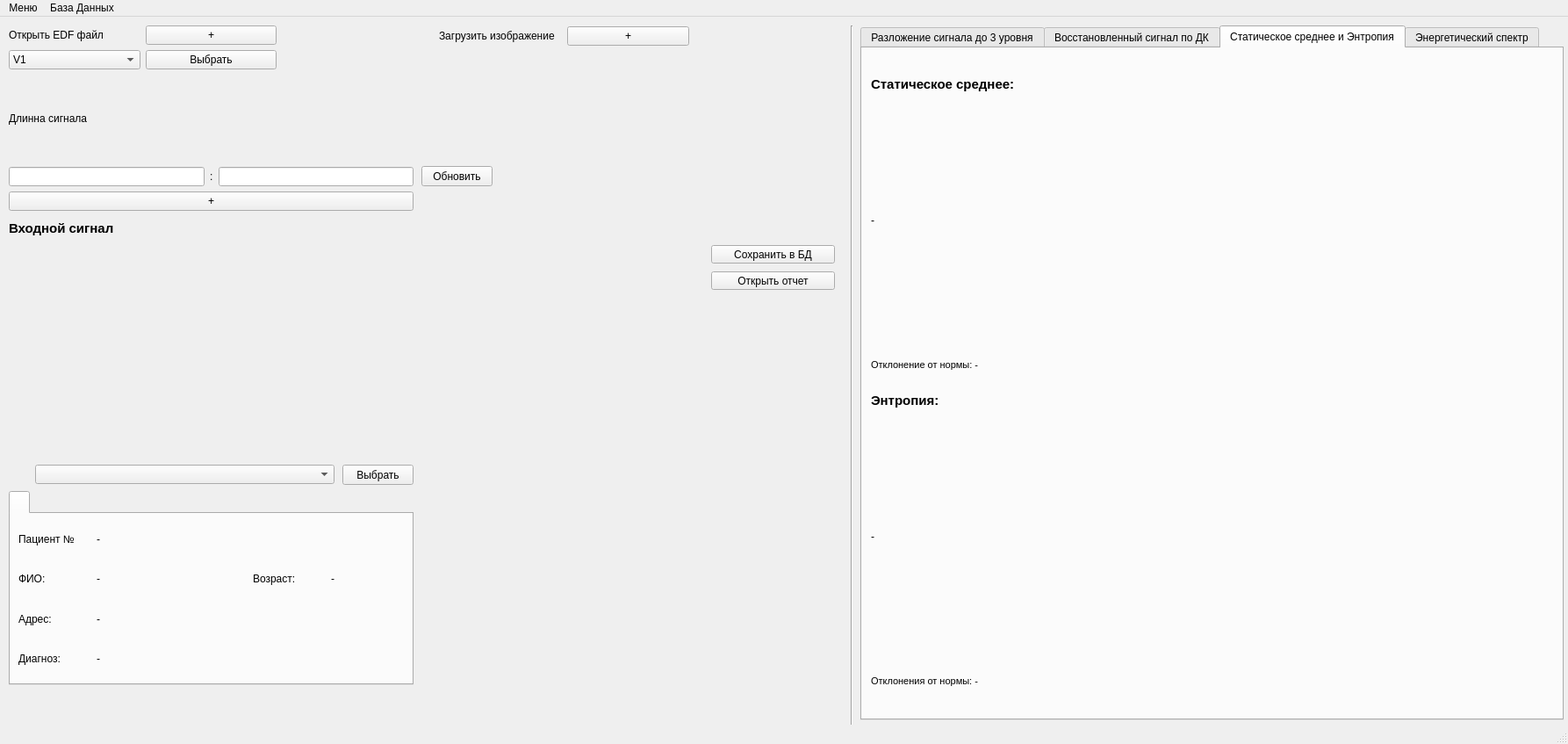
<?xml version="1.0" encoding="UTF-8"?>
<ui version="4.0">
 <class>MainWindow</class>
 <widget class="QMainWindow" name="MainWindow">
  <property name="geometry">
   <rect>
    <x>0</x>
    <y>0</y>
    <width>1786</width>
    <height>847</height>
   </rect>
  </property>
  <property name="windowTitle">
   <string>MainWindow</string>
  </property>
  <widget class="QWidget" name="centralwidget">
   <widget class="Line" name="line">
    <property name="geometry">
     <rect>
      <x>960</x>
      <y>10</y>
      <width>20</width>
      <height>881</height>
     </rect>
    </property>
    <property name="orientation">
     <enum>Qt::Vertical</enum>
    </property>
   </widget>
   <widget class="QWidget" name="layoutWidget">
    <property name="geometry">
     <rect>
      <x>10</x>
      <y>10</y>
      <width>461</width>
      <height>211</height>
     </rect>
    </property>
    <layout class="QVBoxLayout" name="verticalLayout">
     <item>
      <layout class="QGridLayout" name="gridLayout">
       <item row="0" column="0">
        <widget class="QLabel" name="label">
         <property name="text">
          <string>Открыть EDF файл</string>
         </property>
        </widget>
       </item>
       <item row="1" column="0">
        <widget class="QComboBox" name="comboBox">
         <item>
          <property name="text">
           <string>V1</string>
          </property>
         </item>
         <item>
          <property name="text">
           <string>V2</string>
          </property>
         </item>
         <item>
          <property name="text">
           <string>V3</string>
          </property>
         </item>
         <item>
          <property name="text">
           <string>VR</string>
          </property>
         </item>
         <item>
          <property name="text">
           <string>VL</string>
          </property>
         </item>
         <item>
          <property name="text">
           <string>VF</string>
          </property>
         </item>
        </widget>
       </item>
       <item row="0" column="1">
        <widget class="QPushButton" name="pushButton">
         <property name="text">
          <string>+</string>
         </property>
        </widget>
       </item>
       <item row="0" column="2">
        <widget class="QLabel" name="label_4">
         <property name="text">
          <string/>
         </property>
        </widget>
       </item>
       <item row="1" column="1">
        <widget class="QPushButton" name="pushButton_7">
         <property name="text">
          <string>Выбрать</string>
         </property>
        </widget>
       </item>
      </layout>
     </item>
     <item>
      <layout class="QGridLayout" name="gridLayout_2">
       <item row="1" column="2">
        <widget class="QLineEdit" name="lineEdit_2"/>
       </item>
       <item row="1" column="1">
        <widget class="QLabel" name="label_3">
         <property name="text">
          <string>:</string>
         </property>
        </widget>
       </item>
       <item row="1" column="0">
        <widget class="QLineEdit" name="lineEdit"/>
       </item>
       <item row="0" column="0">
        <widget class="QLabel" name="label_2">
         <property name="text">
          <string>Длинна сигнала</string>
         </property>
        </widget>
       </item>
      </layout>
     </item>
     <item>
      <widget class="QPushButton" name="pushButton_3">
       <property name="text">
        <string>+</string>
       </property>
      </widget>
     </item>
    </layout>
   </widget>
   <widget class="QPushButton" name="pushButton_4">
    <property name="geometry">
     <rect>
      <x>480</x>
      <y>170</y>
      <width>81</width>
      <height>23</height>
     </rect>
    </property>
    <property name="text">
     <string>Обновить</string>
    </property>
   </widget>
   <widget class="QTabWidget" name="tabWidget">
    <property name="geometry">
     <rect>
      <x>980</x>
      <y>10</y>
      <width>801</width>
      <height>791</height>
     </rect>
    </property>
    <property name="currentIndex">
     <number>2</number>
    </property>
    <widget class="QWidget" name="tab">
     <attribute name="title">
      <string>Разложение сигнала до 3 уровня</string>
     </attribute>
     <widget class="PlotWidget" name="widget" native="true">
      <property name="geometry">
       <rect>
        <x>10</x>
        <y>40</y>
        <width>779</width>
        <height>171</height>
       </rect>
      </property>
     </widget>
     <widget class="QLabel" name="label_7">
      <property name="geometry">
       <rect>
        <x>10</x>
        <y>10</y>
        <width>781</width>
        <height>21</height>
       </rect>
      </property>
      <property name="font">
       <font>
        <pointsize>11</pointsize>
        <weight>75</weight>
        <bold>true</bold>
       </font>
      </property>
      <property name="text">
       <string>Разложение сигнала до уровня 1</string>
      </property>
     </widget>
     <widget class="QLabel" name="label_8">
      <property name="geometry">
       <rect>
        <x>10</x>
        <y>220</y>
        <width>781</width>
        <height>21</height>
       </rect>
      </property>
      <property name="font">
       <font>
        <pointsize>11</pointsize>
        <weight>75</weight>
        <bold>true</bold>
       </font>
      </property>
      <property name="text">
       <string>Разложение сигнала до уровня 2</string>
      </property>
     </widget>
     <widget class="PlotWidget" name="widget_2" native="true">
      <property name="geometry">
       <rect>
        <x>10</x>
        <y>250</y>
        <width>779</width>
        <height>171</height>
       </rect>
      </property>
     </widget>
     <widget class="PlotWidget" name="widget_3" native="true">
      <property name="geometry">
       <rect>
        <x>10</x>
        <y>460</y>
        <width>779</width>
        <height>171</height>
       </rect>
      </property>
     </widget>
     <widget class="QLabel" name="label_9">
      <property name="geometry">
       <rect>
        <x>10</x>
        <y>430</y>
        <width>781</width>
        <height>21</height>
       </rect>
      </property>
      <property name="font">
       <font>
        <pointsize>11</pointsize>
        <weight>75</weight>
        <bold>true</bold>
       </font>
      </property>
      <property name="text">
       <string>Разложение сигнала до уровня 3</string>
      </property>
     </widget>
    </widget>
    <widget class="QWidget" name="tab_2">
     <attribute name="title">
      <string>Восстановленный сигнал по ДК</string>
     </attribute>
     <widget class="PlotWidget" name="widget_5" native="true">
      <property name="geometry">
       <rect>
        <x>10</x>
        <y>40</y>
        <width>779</width>
        <height>171</height>
       </rect>
      </property>
     </widget>
     <widget class="QLabel" name="label_10">
      <property name="geometry">
       <rect>
        <x>10</x>
        <y>10</y>
        <width>781</width>
        <height>21</height>
       </rect>
      </property>
      <property name="font">
       <font>
        <pointsize>11</pointsize>
        <weight>75</weight>
        <bold>true</bold>
       </font>
      </property>
      <property name="text">
       <string>Восстановленный сигнал по детализирующим коэфициентам на частоте:</string>
      </property>
     </widget>
     <widget class="QLabel" name="label_11">
      <property name="geometry">
       <rect>
        <x>10</x>
        <y>220</y>
        <width>781</width>
        <height>21</height>
       </rect>
      </property>
      <property name="font">
       <font>
        <pointsize>11</pointsize>
        <weight>75</weight>
        <bold>true</bold>
       </font>
      </property>
      <property name="text">
       <string>Восстановленный сигнал по детализирующим коэфициентам на частоте:</string>
      </property>
     </widget>
     <widget class="PlotWidget" name="widget_6" native="true">
      <property name="geometry">
       <rect>
        <x>10</x>
        <y>250</y>
        <width>779</width>
        <height>171</height>
       </rect>
      </property>
     </widget>
     <widget class="PlotWidget" name="widget_7" native="true">
      <property name="geometry">
       <rect>
        <x>10</x>
        <y>460</y>
        <width>779</width>
        <height>171</height>
       </rect>
      </property>
     </widget>
     <widget class="QLabel" name="label_12">
      <property name="geometry">
       <rect>
        <x>10</x>
        <y>430</y>
        <width>781</width>
        <height>21</height>
       </rect>
      </property>
      <property name="font">
       <font>
        <pointsize>11</pointsize>
        <weight>75</weight>
        <bold>true</bold>
       </font>
      </property>
      <property name="text">
       <string>Восстановленный сигнал по детализирующим коэфициентам на частоте:</string>
      </property>
     </widget>
    </widget>
    <widget class="QWidget" name="tab_3">
     <attribute name="title">
      <string>Статическое среднее и Энтропия</string>
     </attribute>
     <widget class="QLabel" name="label_13">
      <property name="geometry">
       <rect>
        <x>10</x>
        <y>30</y>
        <width>271</width>
        <height>21</height>
       </rect>
      </property>
      <property name="font">
       <font>
        <pointsize>11</pointsize>
        <weight>75</weight>
        <bold>true</bold>
       </font>
      </property>
      <property name="text">
       <string>Статическое среднее:</string>
      </property>
     </widget>
     <widget class="QLabel" name="label_14">
      <property name="geometry">
       <rect>
        <x>10</x>
        <y>390</y>
        <width>271</width>
        <height>21</height>
       </rect>
      </property>
      <property name="font">
       <font>
        <pointsize>11</pointsize>
        <weight>75</weight>
        <bold>true</bold>
       </font>
      </property>
      <property name="text">
       <string>Энтропия:</string>
      </property>
     </widget>
     <widget class="QLabel" name="label_15">
      <property name="geometry">
       <rect>
        <x>10</x>
        <y>60</y>
        <width>771</width>
        <height>271</height>
       </rect>
      </property>
      <property name="text">
       <string>-</string>
      </property>
     </widget>
     <widget class="QLabel" name="label_16">
      <property name="geometry">
       <rect>
        <x>10</x>
        <y>420</y>
        <width>771</width>
        <height>271</height>
       </rect>
      </property>
      <property name="text">
       <string>-</string>
      </property>
     </widget>
     <widget class="QLabel" name="label_29">
      <property name="geometry">
       <rect>
        <x>10</x>
        <y>340</y>
        <width>771</width>
        <height>41</height>
       </rect>
      </property>
      <property name="font">
       <font>
        <pointsize>8</pointsize>
        <weight>50</weight>
        <bold>false</bold>
       </font>
      </property>
      <property name="text">
       <string>Отклонение от нормы: -</string>
      </property>
     </widget>
     <widget class="QLabel" name="label_30">
      <property name="geometry">
       <rect>
        <x>10</x>
        <y>700</y>
        <width>771</width>
        <height>41</height>
       </rect>
      </property>
      <property name="font">
       <font>
        <pointsize>8</pointsize>
        <weight>50</weight>
        <bold>false</bold>
       </font>
      </property>
      <property name="text">
       <string>Отклонения от нормы: -</string>
      </property>
     </widget>
    </widget>
    <widget class="QWidget" name="tab_4">
     <attribute name="title">
      <string>Энергетический спектр</string>
     </attribute>
     <widget class="PlotWidget" name="widget_8" native="true">
      <property name="geometry">
       <rect>
        <x>10</x>
        <y>40</y>
        <width>779</width>
        <height>171</height>
       </rect>
      </property>
     </widget>
     <widget class="QLabel" name="label_17">
      <property name="geometry">
       <rect>
        <x>10</x>
        <y>10</y>
        <width>781</width>
        <height>21</height>
       </rect>
      </property>
      <property name="font">
       <font>
        <pointsize>11</pointsize>
        <weight>75</weight>
        <bold>true</bold>
       </font>
      </property>
      <property name="text">
       <string>Энергетический спектр PS1</string>
      </property>
     </widget>
     <widget class="PlotWidget" name="widget_9" native="true">
      <property name="geometry">
       <rect>
        <x>10</x>
        <y>250</y>
        <width>779</width>
        <height>171</height>
       </rect>
      </property>
     </widget>
     <widget class="QLabel" name="label_18">
      <property name="geometry">
       <rect>
        <x>10</x>
        <y>220</y>
        <width>781</width>
        <height>21</height>
       </rect>
      </property>
      <property name="font">
       <font>
        <pointsize>11</pointsize>
        <weight>75</weight>
        <bold>true</bold>
       </font>
      </property>
      <property name="text">
       <string>Энергетический спектр PS2</string>
      </property>
     </widget>
     <widget class="QLabel" name="label_31">
      <property name="geometry">
       <rect>
        <x>10</x>
        <y>430</y>
        <width>781</width>
        <height>21</height>
       </rect>
      </property>
      <property name="font">
       <font>
        <pointsize>11</pointsize>
        <weight>75</weight>
        <bold>true</bold>
       </font>
      </property>
      <property name="text">
       <string>Энергетический спектр PS3</string>
      </property>
     </widget>
     <widget class="PlotWidget" name="widget_18" native="true">
      <property name="geometry">
       <rect>
        <x>10</x>
        <y>460</y>
        <width>779</width>
        <height>171</height>
       </rect>
      </property>
     </widget>
    </widget>
   </widget>
   <widget class="PlotWidget" name="widget_4" native="true">
    <property name="geometry">
     <rect>
      <x>10</x>
      <y>260</y>
      <width>781</width>
      <height>229</height>
     </rect>
    </property>
   </widget>
   <widget class="QLabel" name="label_32">
    <property name="geometry">
     <rect>
      <x>10</x>
      <y>230</y>
      <width>781</width>
      <height>21</height>
     </rect>
    </property>
    <property name="font">
     <font>
      <pointsize>11</pointsize>
      <weight>75</weight>
      <bold>true</bold>
     </font>
    </property>
    <property name="text">
     <string>Входной сигнал</string>
    </property>
   </widget>
   <widget class="QPushButton" name="pushButton_5">
    <property name="geometry">
     <rect>
      <x>810</x>
      <y>260</y>
      <width>141</width>
      <height>21</height>
     </rect>
    </property>
    <property name="text">
     <string>Сохранить в БД</string>
    </property>
   </widget>
   <widget class="QPushButton" name="pushButton_6">
    <property name="geometry">
     <rect>
      <x>810</x>
      <y>290</y>
      <width>141</width>
      <height>21</height>
     </rect>
    </property>
    <property name="text">
     <string>Открыть отчет</string>
    </property>
   </widget>
   <widget class="QWidget" name="layoutWidget">
    <property name="geometry">
     <rect>
      <x>500</x>
      <y>10</y>
      <width>431</width>
      <height>25</height>
     </rect>
    </property>
    <layout class="QGridLayout" name="gridLayout_3">
     <item row="0" column="0">
      <widget class="QLabel" name="label_5">
       <property name="text">
        <string>Загрузить изображение</string>
       </property>
      </widget>
     </item>
     <item row="0" column="1">
      <widget class="QPushButton" name="pushButton_2">
       <property name="text">
        <string>+</string>
       </property>
      </widget>
     </item>
     <item row="0" column="2">
      <widget class="QLabel" name="label_6">
       <property name="text">
        <string/>
       </property>
      </widget>
     </item>
    </layout>
   </widget>
   <widget class="QPushButton" name="pushButton_8">
    <property name="geometry">
     <rect>
      <x>390</x>
      <y>510</y>
      <width>81</width>
      <height>23</height>
     </rect>
    </property>
    <property name="text">
     <string>Выбрать</string>
    </property>
   </widget>
   <widget class="QTabWidget" name="tabWidget">
    <property name="geometry">
     <rect>
      <x>10</x>
      <y>540</y>
      <width>461</width>
      <height>221</height>
     </rect>
    </property>
    <widget class="QWidget" name="Page1">
     <attribute name="title">
      <string/>
     </attribute>
     <layout class="QGridLayout" name="gridLayout_4">
      <item row="1" column="1" colspan="2">
       <widget class="QLabel" name="label_23">
        <property name="text">
         <string>-</string>
        </property>
       </widget>
      </item>
      <item row="0" column="1">
       <widget class="QLabel" name="label_26">
        <property name="text">
         <string>-</string>
        </property>
       </widget>
      </item>
      <item row="1" column="4">
       <widget class="QLabel" name="label_24">
        <property name="text">
         <string>-</string>
        </property>
       </widget>
      </item>
      <item row="1" column="0">
       <widget class="QLabel" name="label_20">
        <property name="text">
         <string>ФИО: </string>
        </property>
       </widget>
      </item>
      <item row="2" column="0">
       <widget class="QLabel" name="label_22">
        <property name="text">
         <string>Адрес:</string>
        </property>
       </widget>
      </item>
      <item row="3" column="0">
       <widget class="QLabel" name="label_28">
        <property name="text">
         <string>Диагноз:</string>
        </property>
       </widget>
      </item>
      <item row="0" column="0">
       <widget class="QLabel" name="label_19">
        <property name="text">
         <string>Пациент № </string>
        </property>
       </widget>
      </item>
      <item row="1" column="3">
       <widget class="QLabel" name="label_21">
        <property name="text">
         <string>Возраст:</string>
        </property>
       </widget>
      </item>
      <item row="2" column="1" colspan="4">
       <widget class="QLabel" name="label_25">
        <property name="text">
         <string>-</string>
        </property>
       </widget>
      </item>
      <item row="3" column="1" colspan="4">
       <widget class="QLabel" name="label_27">
        <property name="text">
         <string>-</string>
        </property>
       </widget>
      </item>
     </layout>
    </widget>
   </widget>
   <widget class="QComboBox" name="comboBox_2">
    <property name="geometry">
     <rect>
      <x>40</x>
      <y>510</y>
      <width>341</width>
      <height>22</height>
     </rect>
    </property>
   </widget>
  </widget>
  <widget class="QMenuBar" name="menubar">
   <property name="geometry">
    <rect>
     <x>0</x>
     <y>0</y>
     <width>1786</width>
     <height>21</height>
    </rect>
   </property>
   <widget class="QMenu" name="menu">
    <property name="title">
     <string>Меню</string>
    </property>
    <addaction name="action"/>
   </widget>
   <widget class="QMenu" name="menu_2">
    <property name="title">
     <string>База Данных</string>
    </property>
    <addaction name="action_2"/>
    <addaction name="separator"/>
    <addaction name="action_4"/>
   </widget>
   <addaction name="menu"/>
   <addaction name="menu_2"/>
  </widget>
  <widget class="QStatusBar" name="statusbar"/>
  <action name="action">
   <property name="text">
    <string>Выход</string>
   </property>
  </action>
  <action name="action_2">
   <property name="text">
    <string>Открыть Базу данных</string>
   </property>
  </action>
  <action name="action_4">
   <property name="text">
    <string>Добавить в Базу Данных</string>
   </property>
  </action>
 </widget>
 <customwidgets>
  <customwidget>
   <class>PlotWidget</class>
   <extends>QWidget</extends>
   <header>pyqtgraph</header>
   <container>1</container>
  </customwidget>
 </customwidgets>
 <resources/>
 <connections/>
</ui>
